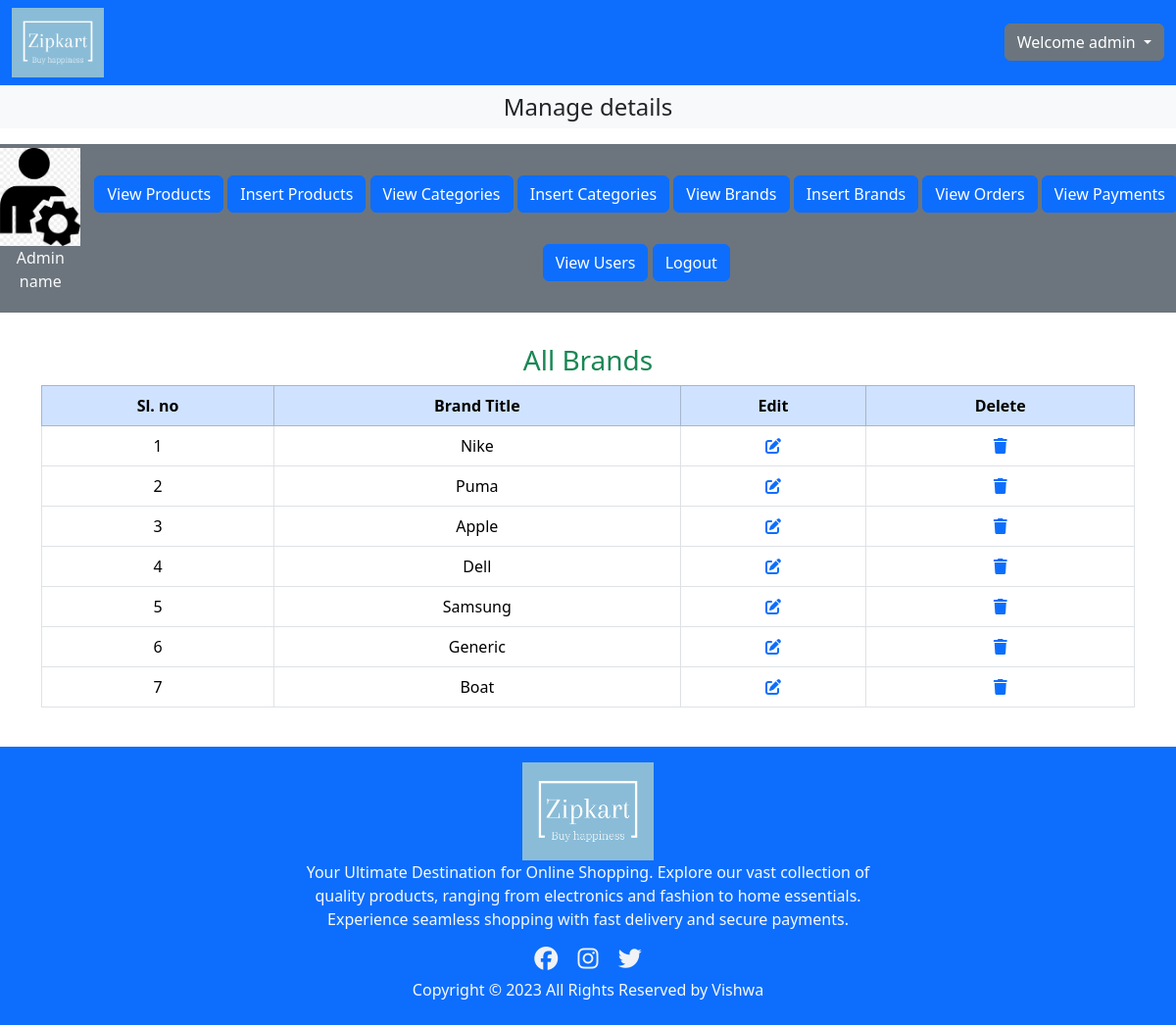
/admin/index.php?view_brand (signed in), run on the app's committed database.
### tables this page shows
CREATE TABLE `brands` (
  `brand_id` int(11) NOT NULL,
  `brand_title` varchar(120) NOT NULL
);

### admin/view_brand.php (the view, shortened to what this page needs)
<h3 class="text-center text-success">
    All Brands
</h3>
<div class="table-responsive">
    <table class="table table-bordered text-center">
        <thead >
            <tr class="table-primary">
                <th>Sl. no</th>
                <th>Brand Title</th>
                <th>Edit</th>
                <th>Delete</th>
            </tr>
        </thead>
        <tbody>
            <?php
            $number=1;
            $brand="select * from `brands`";
            $brand_result=mysqli_query($con,$brand);
            while($data=mysqli_fetch_assoc($brand_result))
            {
                $id=$data['brand_id'];
                $title=$data['brand_title'];
                $modal_name='exampleModal'.$id;
                $target_modal='#'.$modal_name;
                echo "<tr>
                <td>$number</td>
                <td>$title</td>
                <td><a href='index.php?edit_brand=$id'><i class='fa-solid fa-pen-to-square'></i></a></td>
                <td><a href='index.php?delete_brand=$id' type='button' data-bs-toggle='modal' data-bs-target=$target_modal><i class='fa-solid fa-trash'></i></a></td>
                </tr>
                <div class='modal fade' id=$modal_name tabindex='-1' role='dialog' aria-labelledby='exampleModalLabel' aria-hidden='true'>
                 <div class='modal-dialog' role='document'>
                   <div class='modal-content'>
                     <div class='modal-body'>
                       <h6>Are you sure you want to delete this brand?</h6>
                     </div>
                     <div class='modal-footer'>
                       <button type='button' class='btn btn-secondary' data-dismiss='modal'><a href='index.php?view_brand' class='text-light text-decoration-none'>No</a></button>
                       <button type='button' class='btn btn-primary'><a href='index.php?delete_brand=$id' class='text-light text-decoration-none'>Yes</a></button>
                     </div>
                   </div>
                 </div>
               </div>";
                $number++;
            }
            ?>
        </tbody>
    </table>
</div>

### styles.css (style rules this page uses)
* { margin:0; padding:0; box-sizing: border-box; }

### admin/index.php (style rules this page uses)
body { overflow-x: hidden; }

### data on the page
brands: brand_title "Nike"
brands: brand_title "Puma"
brands: brand_title "Apple"
brands: brand_title "Dell"
brands: brand_title "Samsung"
brands: brand_title "Generic"
brands: brand_title "Boat"

### other printed values
$name "admin"
